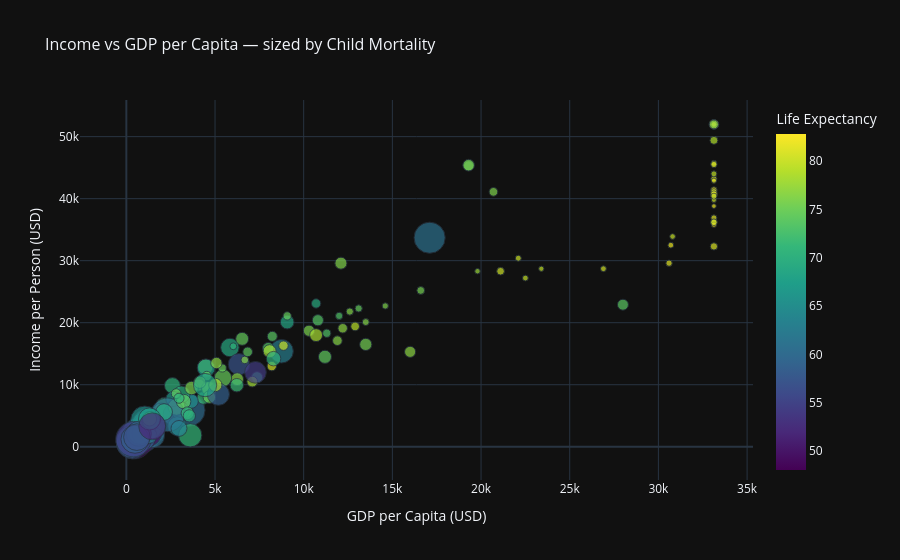

Notebook code for this chart:
### Code cell
# ── 5.4  Income vs GDP per Capita (Plotly interactive) ───────────────────────
fig = px.scatter(
    df_clean, x='gdpp', y='income',
    hover_name='country',
    color='life_expec',
    color_continuous_scale='Viridis',
    size='child_mort',
    size_max=25,
    title='Income vs GDP per Capita — sized by Child Mortality',
    labels={'gdpp': 'GDP per Capita (USD)', 'income': 'Income per Person (USD)',
            'life_expec': 'Life Expectancy'},
    template='plotly_dark'
)
fig.update_layout(title_font_size=16)
fig.show()
print("📌 Insight: High-GDP countries cluster top-right with low child mortality (small bubbles)."
      " Sub-Saharan African countries occupy the bottom-left.")

### Figure 1 — Plotly figure (JSON) as saved in the notebook; plotly's stock layout.template omitted (floating-point values rounded to 4 significant figures; data arrays with more than 128 entries replaced by an {"elided": "..."} marker saying what was removed)
{"data": [{"hovertemplate": "<b>%{hovertext}</b><br><br>GDP per Capita (USD)=%{x}<br>Income per Person (USD)=%{y}<br>child_mort=%{marker.size}<br>Life Expectancy=%{marker.color}<extra></extra>", "hovertext": {"elided": "167 str values"}, "legendgroup": "", "marker": {"color": {"elided": "167 float values"}, "coloraxis": "coloraxis", "size": {"elided": "167 float values"}, "sizemode": "area", "sizeref": 0.2286, "symbol": "circle"}, "mode": "markers", "name": "", "orientation": "v", "showlegend": false, "type": "scatter", "x": {"elided": "167 int values"}, "xaxis": "x", "y": {"elided": "167 float values"}, "yaxis": "y"}], "layout": {"coloraxis": {"colorbar": {"title": {"text": "Life Expectancy"}}, "colorscale": [[0, "#440154"], [0.1111, "#482878"], [0.2222, "#3e4989"], [0.3333, "#31688e"], [0.4444, "#26828e"], [0.5556, "#1f9e89"], [0.6667, "#35b779"], [0.7778, "#6ece58"], [0.8889, "#b5de2b"], [1, "#fde725"]]}, "legend": {"itemsizing": "constant", "tracegroupgap": 0}, "title": {"font": {"size": 16}, "text": "Income vs GDP per Capita — sized by Child Mortality"}, "xaxis": {"anchor": "y", "domain": [0, 1], "title": {"text": "GDP per Capita (USD)"}}, "yaxis": {"anchor": "x", "domain": [0, 1], "title": {"text": "Income per Person (USD)"}}}}
